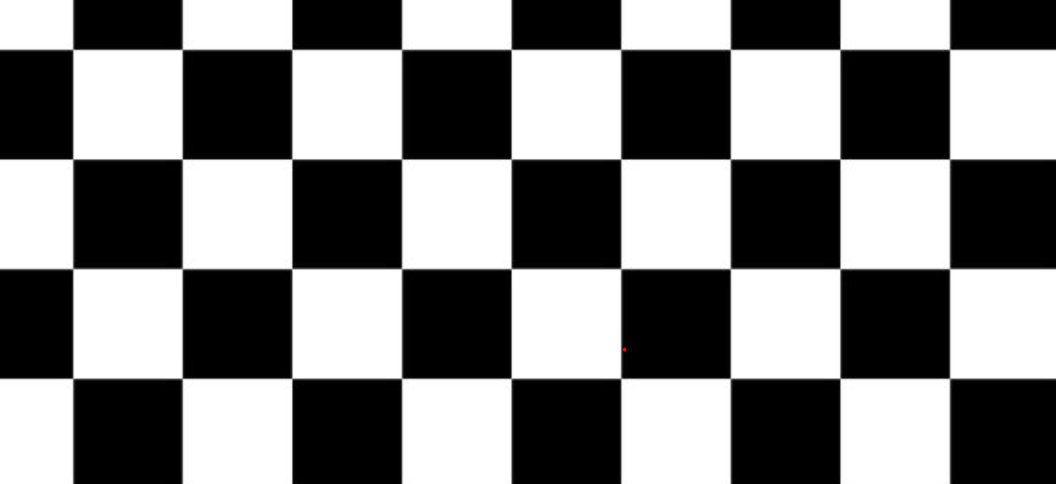
#> input picture Lab_02/Lab-02_Image.PNG, 1056 x 484 px, found by its file name
$ jupyter execute LAB_02.ipynb   (shell and % lines are left out)   (older library calls are emulated)
#> lines starting #> are read from the running program, lines starting #| are printed output that depends on the picture
# LAB_02

# harris corner detector

[cell 1]
import cv2
from matplotlib import pyplot as plt
import numpy as np

[cell 2]
#image = cv2.imread('C:\\Users\\Tarmah\\Desktop\\Lab_02\\me.jpg',0)
PATH = "C:\\Users\\Tarmah\\Desktop\\Lab_02\\Lab-02_Image.PNG"

image = cv2.imread(PATH,0)
#> image: shape (484, 1056); min 0, max 255, mean 127.8
print(image.shape)
#| (484, 1056)
plt.imshow(image , cmap=plt.get_cmap('gray'))
plt.show()

### X and Y gradients

[cell 3]
I_x = cv2.Sobel(image,cv2.CV_64F,1,0,ksize=3)  # x
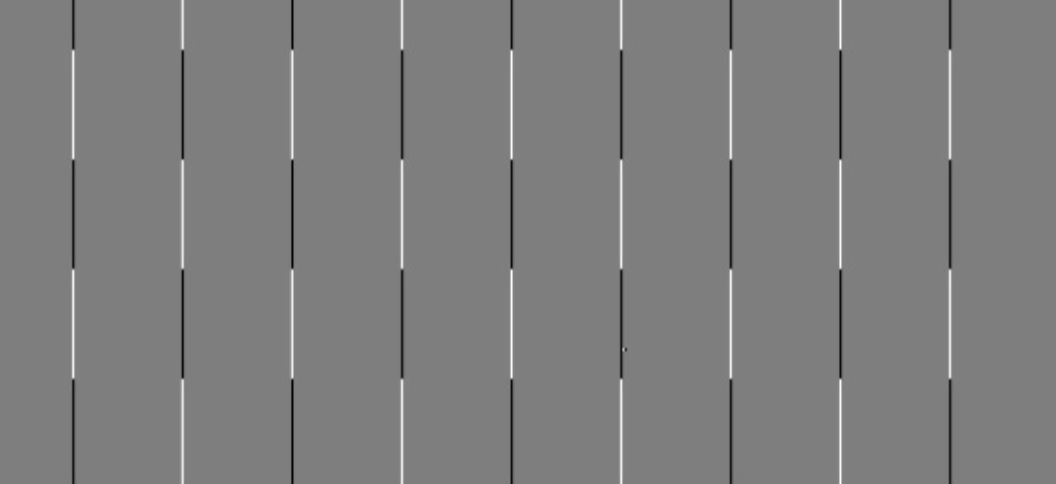
#> I_x: shape (484, 1056) float64; min -945, max 956, mean -0.2; drawn with min black and max white
I_y = cv2.Sobel(image,cv2.CV_64F,0,1,ksize=3)  # y
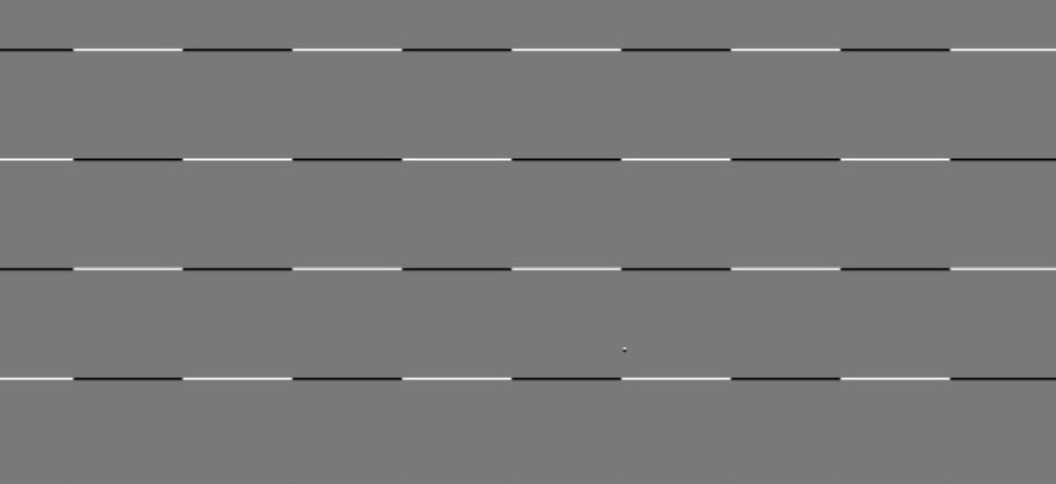
#> I_y: shape (484, 1056) float64; min -870, max 958, mean 0; drawn with min black and max white

### Calculate Gaussian Of Gradients

[cell 4]
Ixx = cv2.GaussianBlur(I_x**2,(5,5),1)
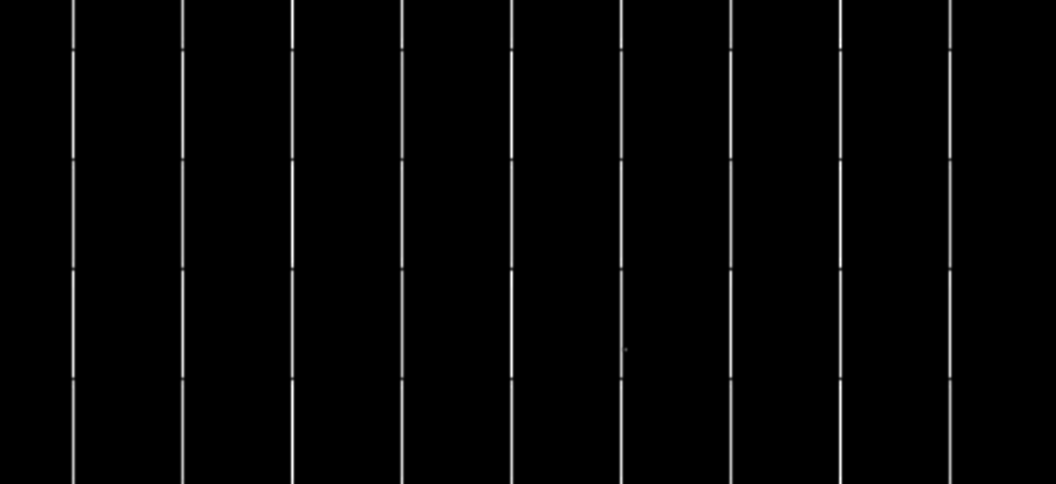
#> Ixx: shape (484, 1056) float64; min 0, max 480525.4, mean 9893.7; drawn with min black and max white
Ixy = cv2.GaussianBlur(I_y*I_x,(5,5),1)
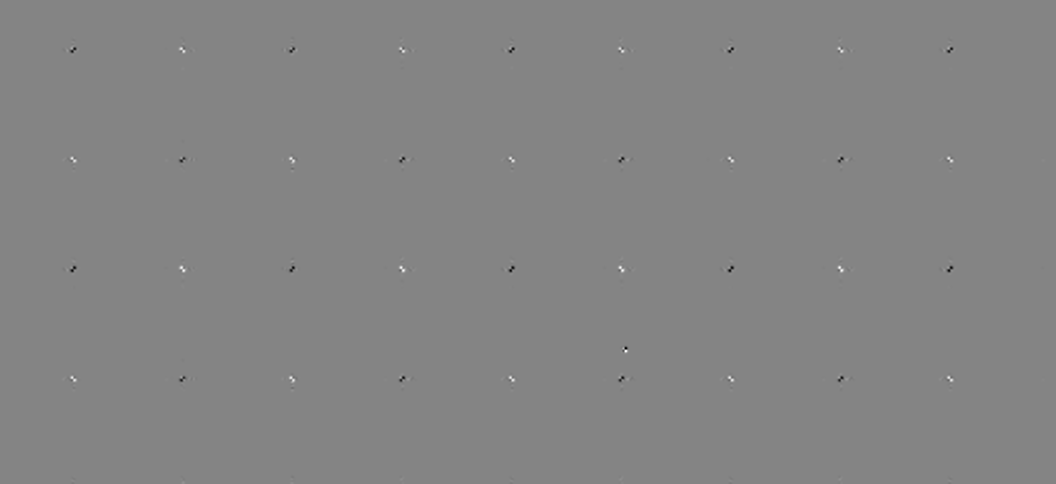
#> Ixy: shape (484, 1056) float64; min -44081.1, max 40829.9, mean -1.4; drawn with min black and max white
Iyy = cv2.GaussianBlur(I_y**2,(5,5),1)
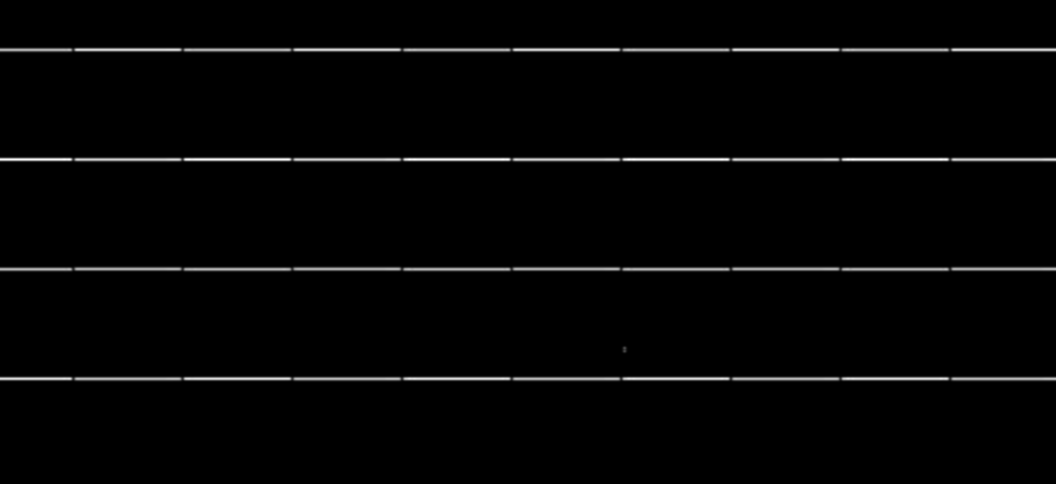
#> Iyy: shape (484, 1056) float64; min 0, max 478915.2, mean 9442.3; drawn with min black and max white

### Compute Response at Each Pixel

[cell 5]
k = 0.05
height, width = image.shape
#> height = 484; width = 1056
w=0
harris_response = []
window_size = 6
offset = int(window_size/2)
for y in range(offset, height-offset):
    for x in range(offset, width-offset):
        Sxx = np.sum(Ixx[y-offset:y+1+offset, x-offset:x+1+offset])
        Syy = np.sum(Iyy[y-offset:y+1+offset, x-offset:x+1+offset])
        Sxy = np.sum(Ixy[y-offset:y+1+offset, x-offset:x+1+offset])

        #Find determinant and trace, use to get corner response
        det = (Sxx * Syy) - (Sxy**2)
        trace = Sxx + Syy
        r = det - k*(trace**2)

        harris_response.append(r)
    w+=1
#> after the loop, harris_response = 501900 items; w = 478

### Reshaping List (harris_response)

[cell 6]
harris_response = np.asarray(harris_response)
harris_response = harris_response.reshape(w,len(harris_response)//w)
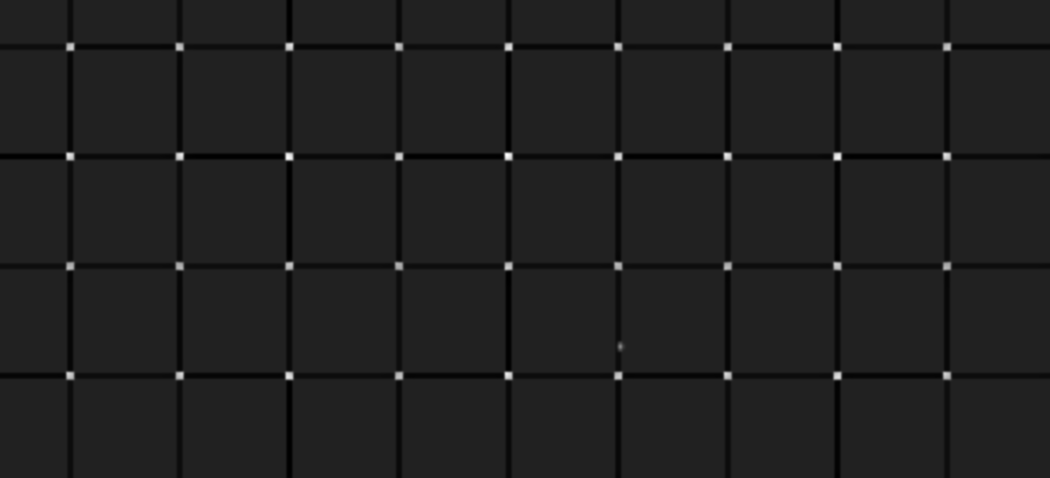
#> harris_response: shape (478, 1050) float64; min -4.62e+12, max 3.05e+13, mean -2.01e+11; drawn with min black and max white
harris_response.shape
#> Out = (478, 1050)

### Labelling Corners

[cell 7]
img_copy_for_corners = np.copy(image)

for rowindex, response in enumerate(harris_response):
    for colindex, r in enumerate(response):
        if r > 10000000000:
            # this is a corner
            img_copy_for_corners[rowindex, colindex] = 0
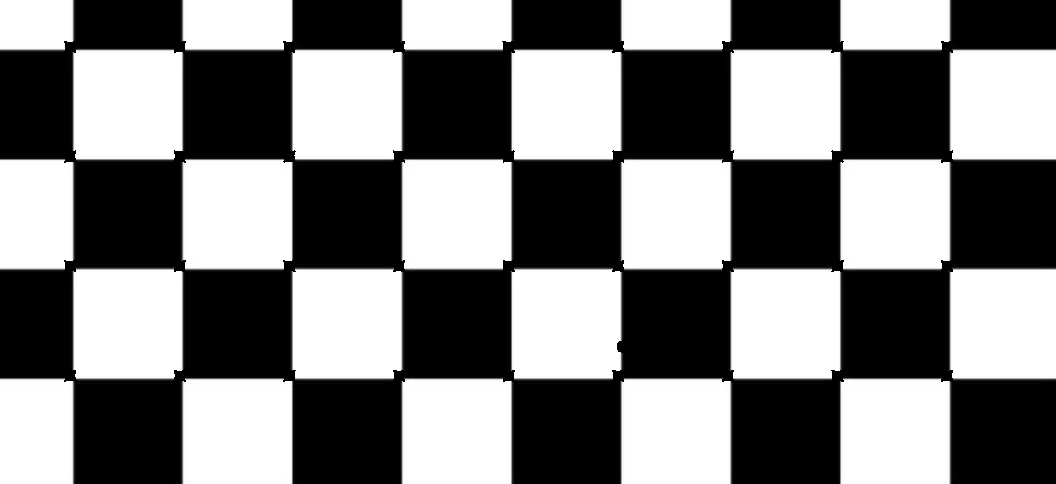
#> img_copy_for_corners: shape (484, 1056); min 0, max 255, mean 126.6

plt.figure(figsize=(20,20))
plt.imshow(img_copy_for_corners, cmap=plt.get_cmap('gray'))
plt.show()
